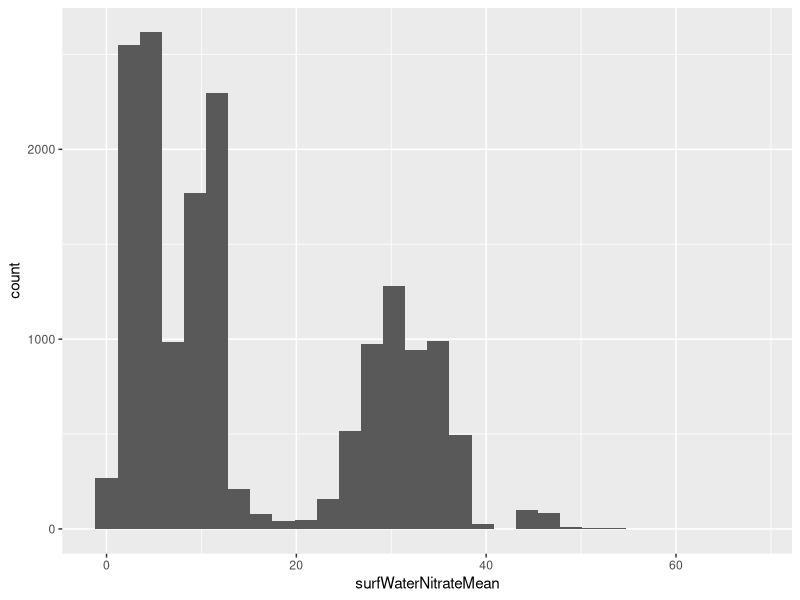
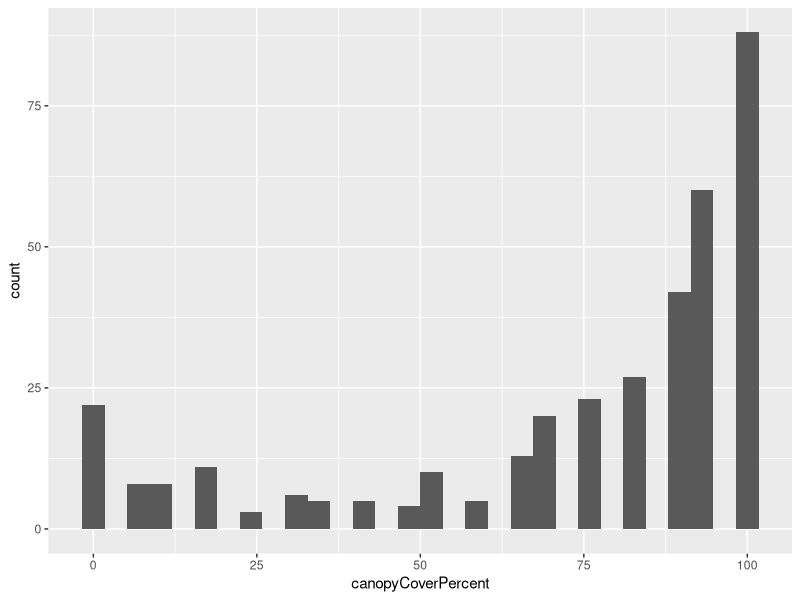
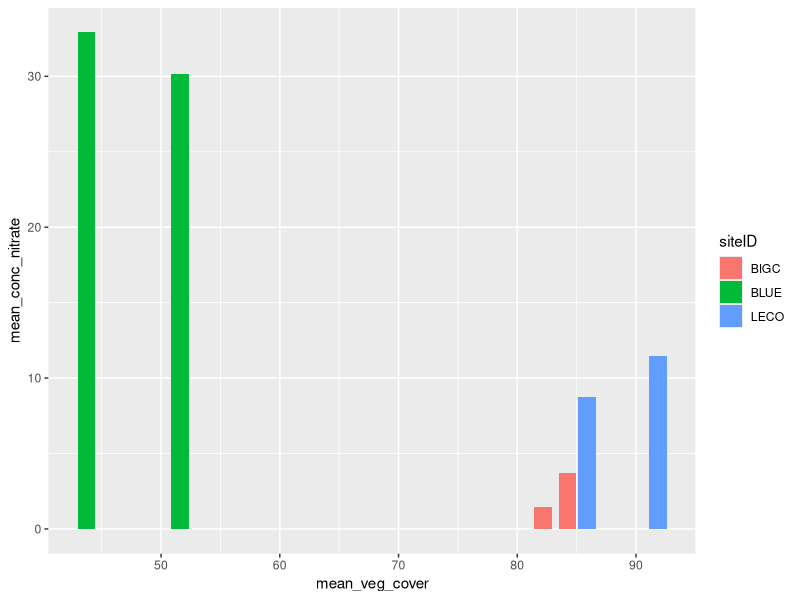
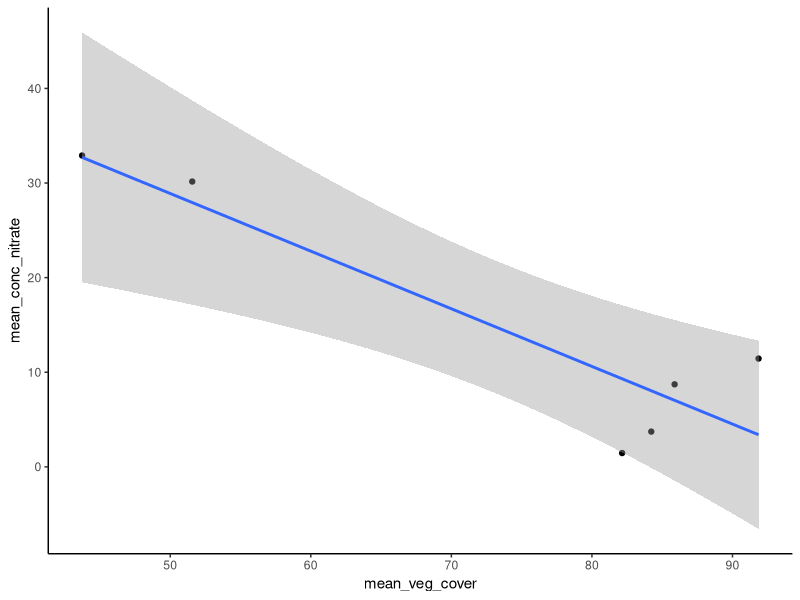
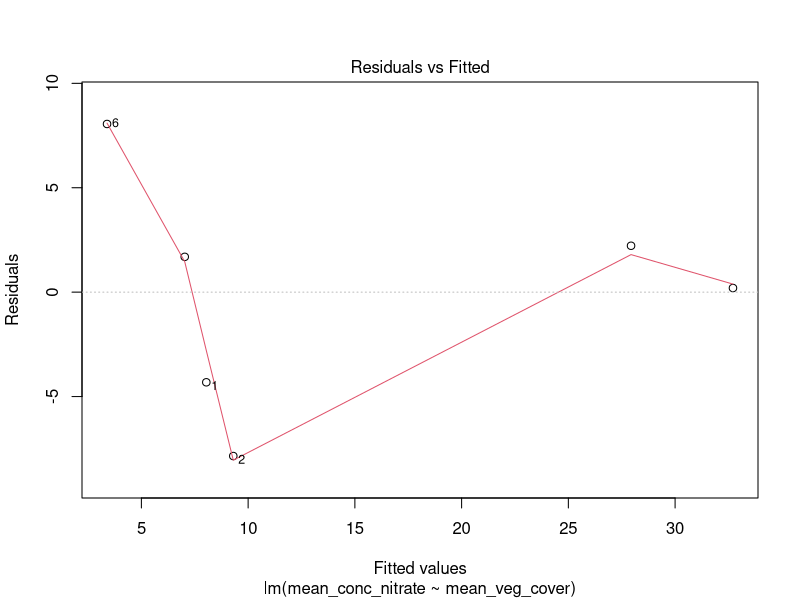
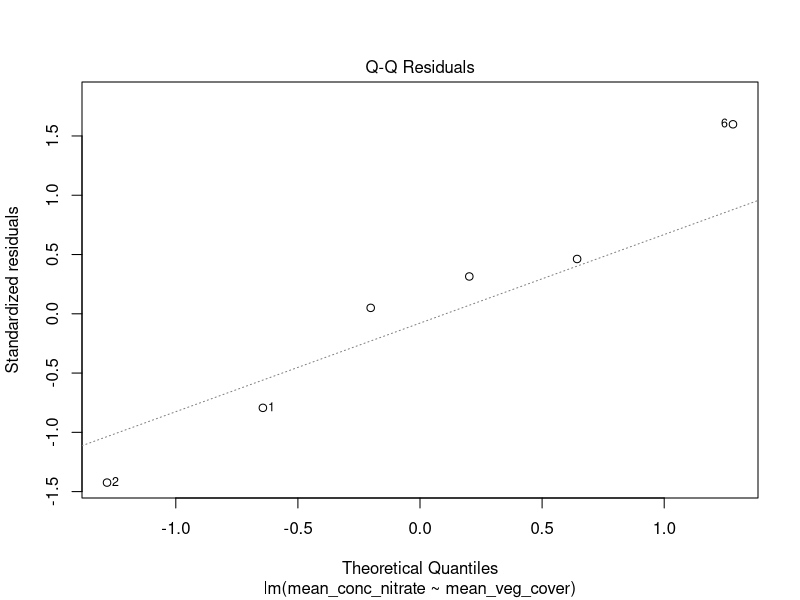
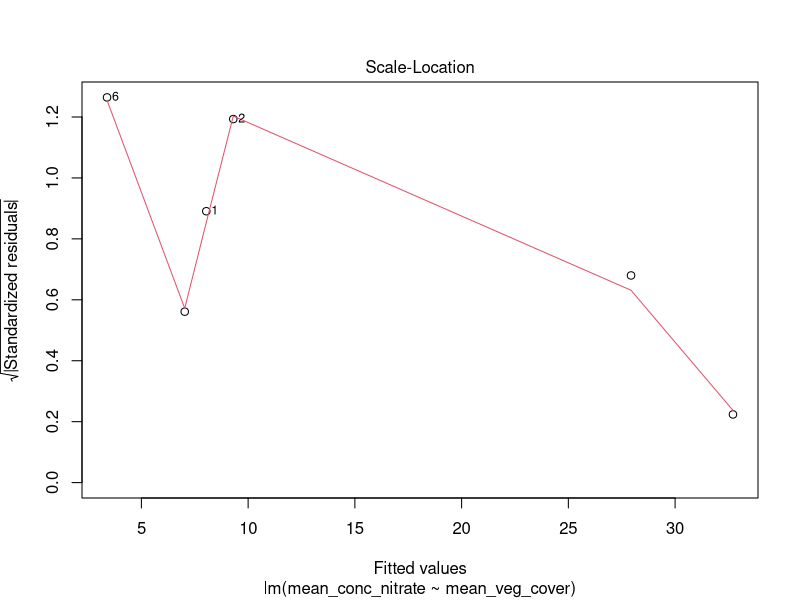
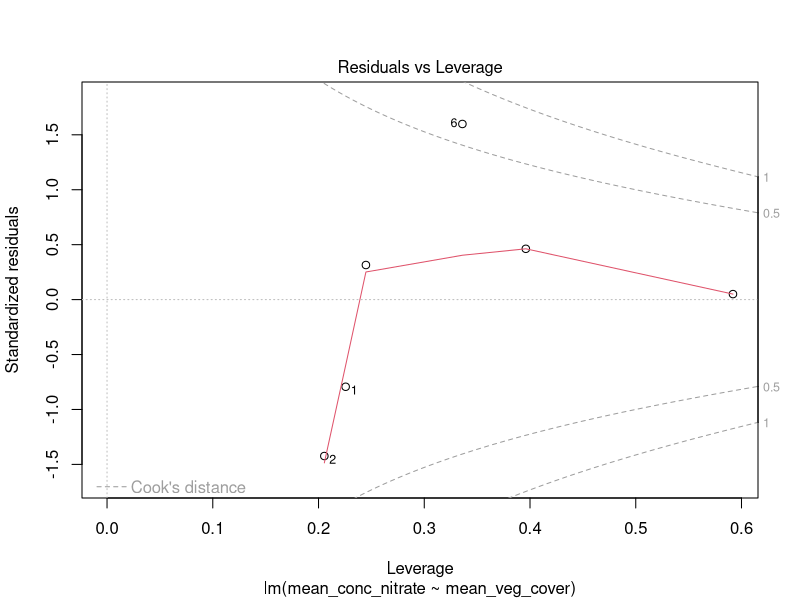

Reproduce these figures in R, in order. (Note: this script raises an error after producing the figures.)
## ---- chunk 1
knitr::opts_chunk$set(echo = TRUE)
## ---- chunk 2

install.packages("dplyr")
install.packages("tidyr")
install.packages("ggplot2")
install.packages("readr")
install.packages("lubridate")

library(dplyr)
library(tidyr)
library(ggplot2)
library(readr)
library(lubridate)

## ---- chunk 3

#BIGC_2019

Nitrate_BIGC_2019 <-read_csv("../Data/Processed/BIGC (CA-D17)/BIGC_NEON_nitrate-surfacewater/NEON.D17.BIGC.DP1.20033.001.102.100.015.NSW_15_minute.2019-07.basic.20221201T190523Z.csv") %>% 
  mutate(siteID="BIGC", year=2019)

VegCover_BIGC_2019 <- read_csv("../Data/Processed/BIGC (CA-D17)/BIGC_NEON_cover-veg-riparian/NEON.D17.BIGC.DP1.20191.001.rip_percentComposition.2019-07.basic.20230112T002213Z.csv") %>% 
  mutate(siteID="BIGC", year=2019)


#BIGC_2021

Nitrate_BIGC_2021 <-read_csv("../Data/Processed/BIGC (CA-D17)/BIGC_NEON_nitrate-surfacewater/NEON.D17.BIGC.DP1.20033.001.102.100.015.NSW_15_minute.2021-08.basic.20221201T175835Z.csv") %>% 
  mutate(siteID="BIGC", year=2021)

VegCover_BIGC_2021 <- read_csv("../Data/Processed/BIGC (CA-D17)/BIGC_NEON_cover-veg-riparian/NEON.D17.BIGC.DP1.20191.001.rip_percentComposition.2021-08.basic.20230112T001807Z.csv") %>% 
  mutate(siteID="BIGC", year=2021)


#BLUE_2019

Nitrate_BLUE_2019 <-read_csv("../Data/Processed/BLUE (OK-D11)/BLUE_NEON_nitrate-surfacewater/NEON.D11.BLUE.DP1.20033.001.112.100.015.NSW_15_minute.2019-06.basic.20221201T045009Z.csv") %>% 
  mutate(siteID="BLUE", year=2019)

VegCover_BLUE_2019 <-read_csv("../Data/Processed/BLUE (OK-D11)/BLUE_NEON_cover-veg-riparian/NEON.D11.BLUE.DP1.20191.001.rip_percentComposition.2019-06.basic.20230112T002006Z.csv") %>% 
  mutate(siteID="BLUE", year=2019)


#BLUE_2021

Nitrate_BLUE_2021 <-read_csv("../Data/Processed/BLUE (OK-D11)/BLUE_NEON_nitrate-surfacewater/NEON.D11.BLUE.DP1.20033.001.112.100.015.NSW_15_minute.2021-06.basic.20221201T013159Z.csv") %>% 
  mutate(siteID="BLUE", year=2021)

VegCover_BLUE_2021 <-read_csv("../Data/Processed/BLUE (OK-D11)/BLUE_NEON_cover-veg-riparian/NEON.D11.BLUE.DP1.20191.001.rip_percentComposition.2021-06.basic.20230112T002305Z.csv") %>% 
  mutate(siteID="BLUE", year=2021)


#LECO_2019

Nitrate_LECO_2019 <-read_csv("../Data/Processed/LECO (TN-D07)/LECO_NEON_nitrate-surfacewater/NEON.D07.LECO.DP1.20033.001.102.100.015.NSW_15_minute.2019-09.basic.20221208T002007Z.csv") %>% 
  mutate(siteID="LECO", year=2019)

VegCover_LECO_2019 <-read_csv("../Data/Processed/LECO (TN-D07)/LECO_NEON_cover-veg-riparian/NEON.D07.LECO.DP1.20191.001.rip_percentComposition.2019-09.basic.20230112T001930Z.csv") %>% 
  mutate(siteID="LECO", year=2019)


#LECO_2021

Nitrate_LECO_2021 <-read_csv("../Data/Processed/LECO (TN-D07)/LECO_NEON_nitrate-surfacewater/NEON.D07.LECO.DP1.20033.001.112.100.015.NSW_15_minute.2021-09.basic.20221208T012753Z.csv") %>% 
  mutate(siteID="LECO", year=2021)

VegCover_LECO_2021 <-read_csv("../Data/Processed/LECO (TN-D07)/LECO_NEON_cover-veg-riparian/NEON.D07.LECO.DP1.20191.001.rip_percentComposition.2021-09.basic.20230112T002003Z.csv") %>% 
  mutate(siteID="LECO", year=2021)


## ---- chunk 4

#Nitrate Data Consolidation (Total, then mean surfWaterNitrateMean grouped by SiteID and year)
Nitrate_Combined <- bind_rows(Nitrate_BIGC_2019, Nitrate_BIGC_2021, Nitrate_BLUE_2019, Nitrate_BLUE_2021, Nitrate_LECO_2019, Nitrate_LECO_2021)

Mean_Nitrate_Combined <- Nitrate_Combined %>% 
  drop_na() %>% 
  group_by(siteID, year) %>% 
  summarize(mean_conc_nitrate = mean(surfWaterNitrateMean))


#VegCover Data Consolidation (Total, then mean canopyCoverPercent grouped by SiteID and year)
VegCover_Combined <- bind_rows(VegCover_BIGC_2019, VegCover_BIGC_2021, VegCover_BLUE_2019, VegCover_BLUE_2021, VegCover_LECO_2019, VegCover_LECO_2021)

Mean_VegCover_Combined <- VegCover_Combined %>% 
  group_by(siteID, year) %>% 
  summarize(mean_veg_cover = mean(canopyCoverPercent))


#Summary Data Frame (with corresponding mean values)
Master_Data_Frame <- left_join(Mean_Nitrate_Combined, Mean_VegCover_Combined)



#Raw 'surfWaterNitrateMean' and 'canopyCoverPercent' columns for Histogram
Total_Nitrate_Conc_Combined <- Nitrate_Combined %>% 
  select(surfWaterNitrateMean)

Total_VegCover_Combined <- VegCover_Combined %>% 
  select(canopyCoverPercent)


## ---- chunk 5

Total_Nitrate_Conc_Combined %>%
  ggplot(aes(x=surfWaterNitrateMean))+
  geom_histogram()

Total_VegCover_Combined %>%
  ggplot(aes(x=canopyCoverPercent))+
  geom_histogram()


## ---- chunk 6

Nitrate_Combined <- bind_rows(Nitrate_BIGC_2019, Nitrate_BIGC_2021, Nitrate_BLUE_2019, Nitrate_BLUE_2021, Nitrate_LECO_2019, Nitrate_LECO_2021)

Mean_Nitrate_Combined <- Nitrate_Combined %>% 
  drop_na() %>% 
  group_by(siteID, year) %>% 
  summarize(mean_conc_nitrate = mean(surfWaterNitrateMean))



VegCover_Combined <- bind_rows(VegCover_BIGC_2019, VegCover_BIGC_2021, VegCover_BLUE_2019, VegCover_BLUE_2021, VegCover_LECO_2019, VegCover_LECO_2021)

Mean_VegCover_Combined <- VegCover_Combined %>% 
  group_by(siteID, year) %>% 
  summarize(mean_veg_cover = mean(canopyCoverPercent))

Master_Data_Frame <- left_join(Mean_Nitrate_Combined, Mean_VegCover_Combined)

## ---- chunk 7

#Bar Graph
Master_Data_Frame %>%
  drop_na()%>%
  group_by(siteID, year)%>%
  ggplot(aes(x=mean_veg_cover, y=mean_conc_nitrate, fill = siteID))+
  geom_col(position="dodge")

#Scatter Plot
Master_Data_Frame %>%
  ggplot(aes(x=mean_veg_cover, y=mean_conc_nitrate))+
  geom_point()+
  geom_smooth(method ="lm")+
  theme_classic()


#ANOVA

ANOVA_Model <- aov(mean_conc_nitrate~mean_veg_cover, data = Master_Data_Frame)
summary(ANOVA_Model)

#Linear Model

Linear_Model <- lm(mean_conc_nitrate~mean_veg_cover, data = Master_Data_Frame)
summary(Linear_Model)
plot(Linear_Model)

## ---- chunk 8

Nitrate_BIGC_2019 <-read_csv("../Data/Processed/BIGC (CA-D17)/BIGC_NEON_nitrate-surfacewater/NEON.D17.BIGC.DP1.20033.001.102.100.015.NSW_15_minute.2019-07.basic.20221201T190523Z.csv")

VegCover_BIGC_2019 <- read_csv("../Data/Processed/BIGC (CA-D17)/BIGC_NEON_cover-veg-riparian/NEON.D17.BIGC.DP1.20191.001.rip_percentComposition.2019-07.basic.20230112T002213Z.csv")

CompStruct_BIGC_2019 <- read_csv("../Data/Processed/BIGC (CA-D17)/BIGC_NEON_comp-struct-riparian/NEON.D17.BIGC.DP1.20275.001.rip_assessment.2019-07.basic.20221128T182237Z.csv")

ChemSurf_BIGC_2019 <- read_csv("../Data/Processed/BIGC (CA-D17)/BIGC_NEON_chem-surfacewater/NEON.D17.BIGC.DP1.20093.001.swc_externalLabDataByAnalyte.2019-07.basic.20221215T171932Z.csv")

## ---- chunk 9

#BIGC_2019

Nitrate_BIGC_2019 <-read_csv("../Data/Processed/BIGC (CA-D17)/BIGC_NEON_nitrate-surfacewater/NEON.D17.BIGC.DP1.20033.001.102.100.015.NSW_15_minute.2019-07.basic.20221201T190523Z.csv")

VegCover_BIGC_2019 <- read_csv("../Data/Processed/BIGC (CA-D17)/BIGC_NEON_cover-veg-riparian/NEON.D17.BIGC.DP1.20191.001.rip_percentComposition.2019-07.basic.20230112T002213Z.csv")


#BIGC_2021

Nitrate_BIGC_2021 <-read_csv("../Data/Processed/BIGC (CA-D17)/BIGC_NEON_nitrate-surfacewater/NEON.D17.BIGC.DP1.20033.001.102.100.015.NSW_15_minute.2021-08.basic.20221201T175835Z.csv")

VegCover_BIGC_2021 <- read_csv("../Data/Processed/BIGC (CA-D17)/BIGC_NEON_cover-veg-riparian/NEON.D17.BIGC.DP1.20191.001.rip_percentComposition.2021-08.basic.20230112T001807Z.csv")


#BLUE_2019

Nitrate_BLUE_2019 <-read_csv("../Data/Processed/BLUE (OK-D11)/BLUE_NEON_nitrate-surfacewater/NEON.D11.BLUE.DP1.20033.001.112.100.015.NSW_15_minute.2019-06.basic.20221201T045009Z.csv")

VegCover_BLUE_2019 <-read_csv("../Data/Processed/BLUE (OK-D11)/BLUE_NEON_cover-veg-riparian/NEON.D11.BLUE.DP1.20191.001.rip_percentComposition.2019-06.basic.20230112T002006Z.csv")


#BLUE_2021

Nitrate_BLUE_2021 <-read_csv("../Data/Processed/BLUE (OK-D11)/BLUE_NEON_nitrate-surfacewater/NEON.D11.BLUE.DP1.20033.001.112.100.015.NSW_15_minute.2021-06.basic.20221201T013159Z.csv")

VegCover_BLUE_2021 <-read_csv("../Data/Processed/BLUE (OK-D11)/BLUE_NEON_cover-veg-riparian/NEON.D11.BLUE.DP1.20191.001.rip_percentComposition.2021-06.basic.20230112T002305Z.csv")


#LECO_2019

Nitrate_LECO_2019 <-read_csv("../Data/Processed/LECO (TN-D07)/LECO_NEON_nitrate-surfacewater/NEON.D07.LECO.DP1.20033.001.102.100.015.NSW_15_minute.2019-09.basic.20221208T002007Z.csv")

VegCover_LECO_2019 <-read_csv("../Data/Processed/LECO (TN-D07)/LECO_NEON_cover-veg-riparian/NEON.D07.LECO.DP1.20191.001.rip_percentComposition.2019-09.basic.20230112T001930Z.csv")


#LECO_2021

Nitrate_LECO_2021 <-read_csv("../Data/Processed/LECO (TN-D07)/LECO_NEON_nitrate-surfacewater/NEON.D07.LECO.DP1.20033.001.112.100.015.NSW_15_minute.2021-09.basic.20221208T012753Z.csv")

VegCover_LECO_2021 <-read_csv("../Data/Processed/LECO (TN-D07)/LECO_NEON_cover-veg-riparian/NEON.D07.LECO.DP1.20191.001.rip_percentComposition.2021-09.basic.20230112T002003Z.csv")


## ---- chunk 10

NBIGC2019Mean <- Nitrate_BIGC_2019 %>%
  drop_na(surfWaterNitrateMean) %>% 
  summarize(mean_conc_BIGC_2019 = mean(surfWaterNitrateMean))


Nitrate_BIGC_2021 %>%
  drop_na(surfWaterNitrateMean) %>% 
  summarize(mean_conc_BIGC_2021 = mean(surfWaterNitrateMean))


Nitrate_BLUE_2019 %>%
  drop_na(surfWaterNitrateMean) %>% 
  summarize(mean_conc_BLUE_2019 = mean(surfWaterNitrateMean))


Nitrate_BLUE_2021 %>%
  drop_na(surfWaterNitrateMean) %>% 
  summarize(mean_conc_BLUE_2021 = mean(surfWaterNitrateMean))


Nitrate_LECO_2019 %>%
  drop_na(surfWaterNitrateMean) %>% 
  summarize(mean_conc_LECO_2019 = mean(surfWaterNitrateMean))


Nitrate_LECO_2021 %>%
  drop_na(surfWaterNitrateMean) %>% 
  summarize(mean_conc_LECO_2021 = mean(surfWaterNitrateMean))


VegCover_BIGC_2019 %>%
  drop_na(canopyCoverPercent) %>% 
  summarize(mean_cover_perc_BIGC_2019 = mean(canopyCoverPercent))


VegCover_BIGC_2021 %>%
  drop_na(canopyCoverPercent) %>% 
  summarize(mean_cover_perc_BIGC_2021 = mean(canopyCoverPercent))


VegCover_BLUE_2019 %>%
  drop_na(canopyCoverPercent) %>% 
  summarize(mean_cover_perc_BLUE_2019 = mean(canopyCoverPercent))


VegCover_BLUE_2021 %>%
  drop_na(canopyCoverPercent) %>% 
  summarize(mean_cover_perc_BLUE_2021 = mean(canopyCoverPercent))


VegCover_LECO_2019 %>%
  drop_na(canopyCoverPercent) %>% 
  summarize(mean_cover_perc_LECO_2019 = mean(canopyCoverPercent))


VegCover_LECO_2021 %>%
  drop_na(canopyCoverPercent) %>% 
  summarize(mean_cover_perc_LECO_2021 = mean(canopyCoverPercent))


## ---- chunk 11

Nitrate_BIGC_select_2019 <- Nitrate_BIGC_2019 %>% 
  select(surfWaterNitrateMean)

VegCover_BIGC_select_2019 <- VegCover_BIGC_2019 %>% 
  select(canopyCoverPercent)

Nitrate_BIGC_select_2021 <- Nitrate_BIGC_2021 %>% 
  select(surfWaterNitrateMean)

VegCover_BIGC_select_2021 <- VegCover_BIGC_2021 %>% 
  select(canopyCoverPercent)

Nitrate_BLUE_select_2019 <- Nitrate_BLUE_2019 %>% 
  select(surfWaterNitrateMean)

VegCover_BLUE_select_2019 <- VegCover_BLUE_2019 %>% 
  select(canopyCoverPercent)

Nitrate_BLUE_select_2021 <- Nitrate_BLUE_2021 %>% 
  select(surfWaterNitrateMean)

VegCover_BLUE_select_2021 <- VegCover_BLUE_2021 %>% 
  select(canopyCoverPercent)

Nitrate_LECO_select_2019 <- Nitrate_LECO_2019 %>% 
  select(surfWaterNitrateMean)

VegCover_LECO_select_2019 <- VegCover_LECO_2019 %>% 
  select(canopyCoverPercent)

Nitrate_LECO_select_2021 <- Nitrate_LECO_2021 %>% 
  select(surfWaterNitrateMean)

VegCover_LECO_select_2021 <- VegCover_LECO_2021 %>% 
  select(canopyCoverPercent)


Total_VegCover_Combined <- bind_cols(VegCover_BIGC_select_2019, VegCover_BIGC_select_2021, VegCover_BLUE_select_2019, VegCover_BLUE_select_2021, VegCover_LECO_select_2019, VegCover_LECO_select_2021)

Total_VegCover_Combined_One_Col <- bind_rows(VegCover_BIGC_select_2019, VegCover_BIGC_select_2021, VegCover_BLUE_select_2019, VegCover_BLUE_select_2021, VegCover_LECO_select_2019, VegCover_LECO_select_2021)

Total_Nitrate_Combined_One_Col <- bind_rows(Nitrate_BIGC_select_2019, Nitrate_BIGC_select_2021, Nitrate_BLUE_select_2019, Nitrate_BLUE_select_2021, Nitrate_LECO_select_2019, Nitrate_LECO_select_2021)

Master_Sheet_Total <- left_join(x = Total_VegCover_Combined_One_Col, y = Total_Nitrate_Combined_One_Col)

## ---- chunk 12

NBIGC2019Mean <- Nitrate_BIGC_2019 %>%
  drop_na(surfWaterNitrateMean) %>% 
  summarize(mean_conc_BIGC_2019 = mean(surfWaterNitrateMean))


NBIGC2021Mean <- Nitrate_BIGC_2021 %>%
  drop_na(surfWaterNitrateMean) %>% 
  summarize(mean_conc_BIGC_2021 = mean(surfWaterNitrateMean))


NBLUE2019Mean <- Nitrate_BLUE_2019 %>%
  drop_na(surfWaterNitrateMean) %>% 
  summarize(mean_conc_BLUE_2019 = mean(surfWaterNitrateMean))


NBLUE2021Mean <- Nitrate_BLUE_2021 %>%
  drop_na(surfWaterNitrateMean) %>% 
  summarize(mean_conc_BLUE_2021 = mean(surfWaterNitrateMean))


NLECO2019Mean <- Nitrate_LECO_2019 %>%
  drop_na(surfWaterNitrateMean) %>% 
  summarize(mean_conc_LECO_2019 = mean(surfWaterNitrateMean))


NLECO2021Mean <- Nitrate_LECO_2021 %>%
  drop_na(surfWaterNitrateMean) %>% 
  summarize(mean_conc_LECO_2021 = mean(surfWaterNitrateMean))


VBIGC2019Mean <- VegCover_BIGC_2019 %>%
  drop_na(canopyCoverPercent) %>% 
  summarize(mean_cover_perc_BIGC_2019 = mean(canopyCoverPercent))


VBIGC2021Mean <- VegCover_BIGC_2021 %>%
  drop_na(canopyCoverPercent) %>% 
  summarize(mean_cover_perc_BIGC_2021 = mean(canopyCoverPercent))


VBLUE2019Mean <- VegCover_BLUE_2019 %>%
  drop_na(canopyCoverPercent) %>% 
  summarize(mean_cover_perc_BLUE_2019 = mean(canopyCoverPercent))


VBLUE2021Mean <- VegCover_BLUE_2021 %>%
  drop_na(canopyCoverPercent) %>% 
  summarize(mean_cover_perc_BLUE_2021 = mean(canopyCoverPercent))


VLECO2019Mean <- VegCover_LECO_2019 %>%
  drop_na(canopyCoverPercent) %>% 
  summarize(mean_cover_perc_LECO_2019 = mean(canopyCoverPercent))


VLECO2021Mean <- VegCover_LECO_2021 %>%
  drop_na(canopyCoverPercent) %>% 
  summarize(mean_cover_perc_LECO_2021 = mean(canopyCoverPercent))



Mean_Nitrate_Combined <- bind_rows(NBIGC2019Mean, NBIGC2021Mean, NBLUE2019Mean, NBLUE2021Mean, NLECO2019Mean, NLECO2021Mean)

Mean_VegCover_Combined <- bind_rows(VBIGC2019Mean, VBIGC2021Mean, VBLUE2019Mean, VBLUE2021Mean, VLECO2019Mean, VLECO2021Mean)

Master_Data_Frame <- bind_cols(Mean_Nitrate_Combined, Mean_VegCover_Combined)
